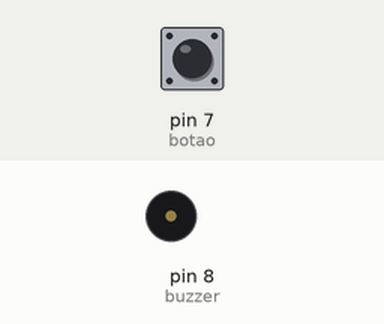
Simulated run of this sketch. Board: Arduino Uno, built with avr-gcc and run on an emulated ATmega328P. Shown: buzzer (waves = sounding). The test bench sets the inputs (shaded band); at power-on: pin 7 (botao) LOW.

Above: at 1.2 s.
1.3 s: pin 7 (botao) pulled HIGH for 0.15 s
At 1.9 s:
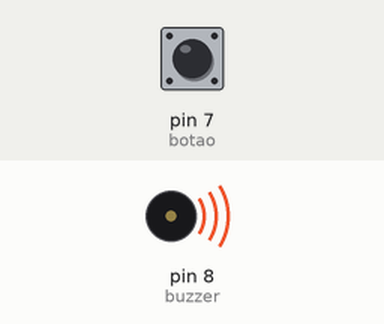
2.9 s: pin 7 (botao) pulled HIGH for 1 s
At 3.2 s:
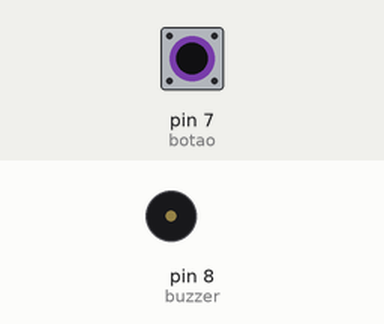
5.4 s: pin 7 (botao) pulled HIGH for 3.2 s
At 6.3 s:
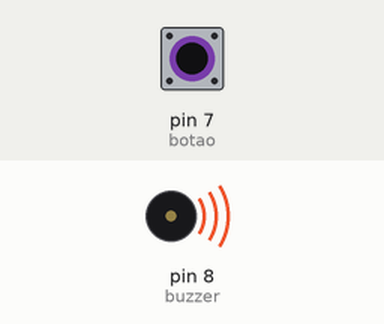
Timing chart, 0 to 8.4 s (numbered marks = the images above; inputs shaded):
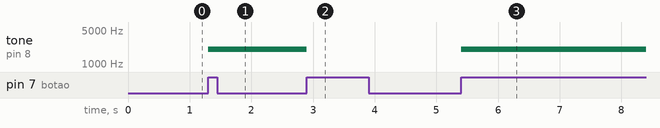

The sketch:

botaobuzzer.ino
```cpp
// C++ code
//
int botao = 7;
int buzzer = 8;
int estado = LOW;
int valor;
int anterior = 0;
void setup()
{
  pinMode(botao, INPUT);
  pinMode(buzzer, OUTPUT);

}

void loop()
{
  valor = digitalRead(botao);
    if (valor == HIGH && anterior == LOW){
    estado = !estado;
  }
  anterior = valor;
  if (estado == HIGH){
      tone(buzzer, 2000);
    }
  else{
    noTone(buzzer);
  }
  delay(50);
}
```

1.Ligandocomtempo.cpp
```cpp
//pino conectado ao led
int LED = 9;
//pino conectado ao botão
int BOTAO = 7;
int valor;

void setup()
{
//Definir o pino como saída
pinMode(LED, OUTPUT);
 //Definir o pino do botão como entrada
 pinMode(BOTAO, INPUT);
}

void loop()
{
//Obtèm LOW(botão não pressionado)
//HIGH (botão pressionado)
valor = digitalRead(BOTAO);

digitalWrite(LED, valor);
delay(500);
}
```

2.Ligado_desligado.cpp
```cpp
//Guardar o valor de um botão pra deixar o LED aceso ou apagado
//variavel do led
int LED = 9;
//variavel do botão
int BOTAO = 7;
//criação do valor a ser guardado
int valor;
int anterior = 0;
int estado = LOW;

void setup()
{
//Modo dos pínos
pinMode(LED, OUTPUT);
pinMode(BOTAO, INPUT);
}

void loop()
{
valor = digitalRead(BOTAO);
  if (valor == HIGH && anterior == LOW){
    estado = !estado;
  }
  digitalWrite(LED, estado);
  anterior = valor;
  delay(50);
}
```

Measured:
- after the input at 1.3 s, tone on pin 8 (buzzer): silent → 2000 Hz at once
- after the input at 2.9 s, tone on pin 8 (buzzer): 2000 Hz → silent at once
- after the input at 5.4 s, tone on pin 8 (buzzer): silent → 2000 Hz at once
